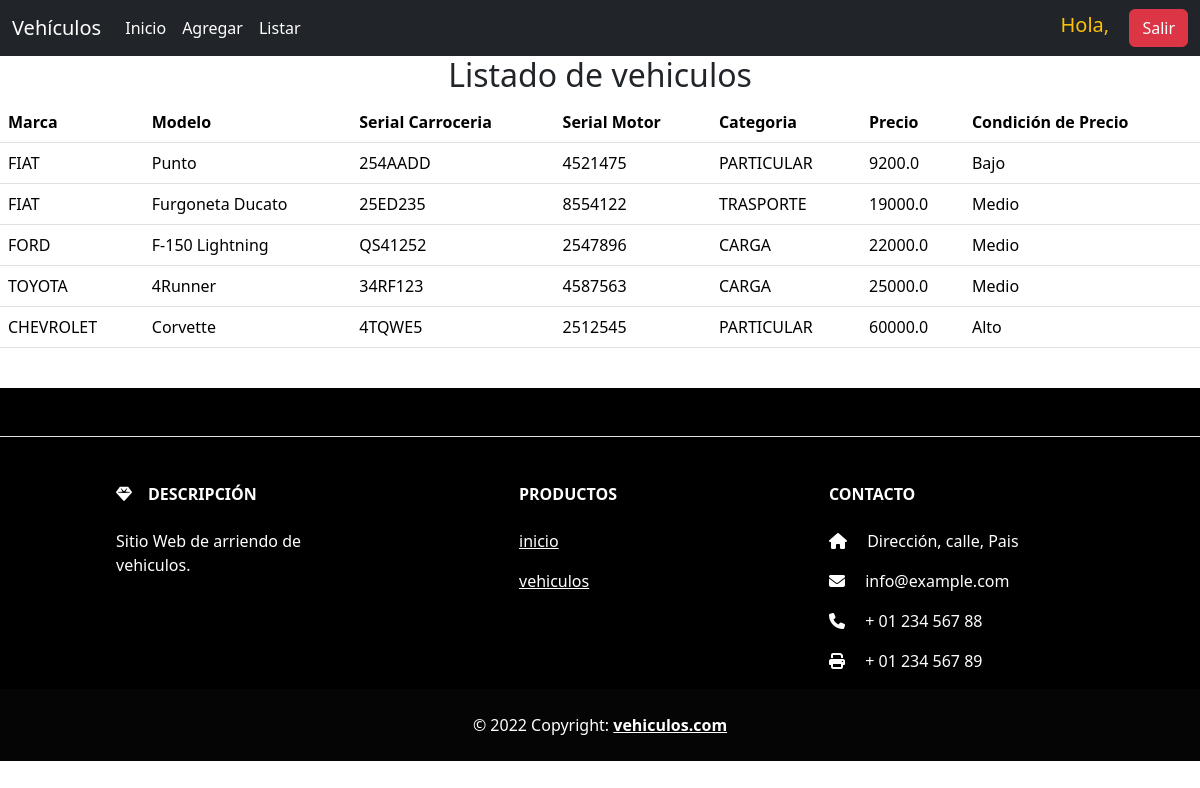
The page /vehiculo/list/ (signed in) on the database its author committed.
### vehiculo/models.py (models this page shows, shortened)
class Vehiculo(models.Model):
  MARCA = (
      ('FIAT', 'Fiat'),
      ('FORD', 'Ford'),
      ('CHEVROLET', 'Chevrolet'),
      ('TOYOTA', 'Toyota'),
  )
  CATEGORIA = (
      ('PARTICULAR', 'Particular'),
      ('TRASPORTE', 'Transporte'),
      ('CARGA', 'Carga'),
  )
  marca = models.CharField(max_length=20, choices=MARCA, default='FORD')
  modelo = models.CharField(max_length=100)
  serial_carroceria = models.CharField(max_length=50)
  serial_motor = models.CharField(max_length=50)
  categoria = models.CharField(max_length=20, choices=CATEGORIA, default='PARTICULAR')
  precio = models.FloatField()
  f_creacion = models.DateTimeField(auto_now_add=True)
  f_modificado = models.DateTimeField(auto_now = True)
  class Meta:
     permissions = ( ("vizualizar_catalogo", "Visualizar Catalogo de Vehiculos"),)

### vehiculo/views.py (the view)
# urls.py: path('vehiculo/list/', vehiculolist_view, name="vehiculo_list"),
@login_required
def vehiculolist_view(request):
    if not request.user.has_perm('vehiculo.visualizar_catalogo'):
        messages.warning(request, 'No posees los permisos para acceder a este recurso!')
        return HttpResponseRedirect('/')
    lista_vehiculos = Vehiculo.objects.all()
    context = { "vehiculo_list": lista_vehiculos }
    return render(request, "vehiculo_list.html", context)

### vehiculo/templates/vehiculo_list.html
{% extends 'base.html' %}
{% block content %}
<div class="container">
 <h2> Listado de vehiculos </h2>
</div>
 <table class="table">
    <thead>
        <tr>
            <th scope="col">Marca</th>
            <th scope="col">Modelo</th>
            <th scope="col">Serial Carroceria</th>
            <th scope="col">Serial Motor</th>
            <th scope="col">Categoria</th>
            <th scope="col">Precio</th>
            <th scope="col">Condición de Precio</th>
        </tr>
    </thead>
    <tbody>
    {% for vehiculo in vehiculo_list %}
        <tr>
            <td>{{ vehiculo.marca }}</td>
            <td>{{ vehiculo.modelo }}</td>
            <td>{{ vehiculo.serial_carroceria }}</td>
            <td>{{ vehiculo.serial_motor }}</td>
            <td>{{ vehiculo.categoria }}</td>
            <td>{{ vehiculo.precio }}</td>
            {% if vehiculo.precio >= 0 and vehiculo.precio < 10000 %}
                <td>Bajo</td>
            {% elif vehiculo.precio >= 10000 and vehiculo.precio < 30000 %}
                <td>Medio</td>
            {% elif vehiculo.precio > 30000 %}
                <td>Alto</td>
            {% else %}
                <td>Negativo</td>
            {% endif %}
        </tr>
    {% endfor %}
    </tbody>
</table>
</div>
{% endblock %}

### vehiculo/templates/base.html (shortened to what this page needs)
<!doctype html>
<html lang="en">
<head>
  <link href="https://cdn.jsdelivr.net/npm/bootstrap@5.3.3/dist/css/bootstrap.min.css" rel="stylesheet"
>
  <link rel="stylesheet" href="https://cdnjs.cloudflare.com/ajax/libs/font-awesome/6.5.2/css/all.min.css"
 />
  {% load static %}
  <link rel="stylesheet" href="{% static 'css/styles.css' %}">
</head>
<body>
  <header>
    {% include 'header.html' %}
  </header>
<div class="content-container">
  <main>
    {% block content %}
    {% endblock %}
  <footer>
    {% include 'footer.html' %}
  </footer>
</body>
</html>

### vehiculo/templates/header.html (shortened to what this page needs)
<nav class="navbar navbar-expand-lg bg-dark text-white">
  <div class="container-fluid">
    <a class="navbar-brand text-white" href="#">Vehículos</a>
    <div class="collapse navbar-collapse" id="navbarSupportedContent">
      <ul class="navbar-nav me-auto mb-2 mb-lg-0">
        {% if user.is_authenticated %}
        <li class="nav-item">
          <a class="nav-link active text-white" aria-current="page" href="{% url 'index' %}">Inicio</a>
        </li>
        {% endif %}
        {% if user.is_authenticated and perms.vehiculo.add_vehiculo %}
        <li class="nav-item">
          <a class="nav-link text-white" href="{% url 'vehiculo_add' %}">Agregar</a>
        </li>
        {% endif %}
        {% if user.is_authenticated %}
        <li class="nav-item">
          <a class="nav-link text-white" href="{% url 'vehiculo_list' %}">Listar</a>
        </li>
        {% endif %}
      </ul>
      <ul class="navbar-nav">
      {% if user.is_authenticated %}
      <li class="nav-item">
        <form action="{% url 'logout' %}" method="post">
          <label class="fs-5 text-warning me-3">Hola, {{ user.first_name }} </label>
          <button class="btn btn-danger" type="submit">Salir</button>
        </form>
      </li>
      {% endif %}
    </ul>
    </div>
  </div>
</nav>

### vehiculo/templates/footer.html
<footer class="text-center text-lg-start bg-black text-white">
   <div class="">
    <section class="d-flex justify-content-center justify-content-lgbetween p-4 border-bottom">
    </section>
    <section class="container">
    <div class="container text-center text-md-start mt-5">
    <div class="row mt-3">
        <div class="col-md-3 col-lg-4 col-xl-3 mx-auto mb-4">
        <h6 class="text-uppercase fw-bold mb-4">
        <i class="fas fa-gem me-3 text-grayish"></i>Descripción
        </h6>
        <p>
        Sitio Web de arriendo de vehiculos.
        </p>
        </div>
        <div class="col-md-2 col-lg-2 col-xl-2 mx-auto mb-4">
        <h6 class="text-uppercase fw-bold mb-4">
        Productos
        </h6>
        <p>
        <a href="{% url 'index' %}" class="text-reset">inicio</a>
        </p>
        <p>
         <a href="" class="text-reset">vehiculos</a>
        </p>
        </div>
        <div class="col-md-4 col-lg-3 col-xl-3 mx-auto mb-md-0 mb-4">
        <h6 class="text-uppercase fw-bold mb-4">Contacto</h6>
        <p><i class="fas fa-home me-3 text-grayish"></i> Dirección,
       calle, Pais</p>
        <p>
        <i class="fas fa-envelope me-3 text-grayish"></i>
        info@example.com
        </p>
        <p><i class="fas fa-phone me-3 text-grayish"></i> + 01 234 567
       88</p>
        <p><i class="fas fa-print me-3 text-grayish"></i> + 01 234 567
       89</p>
        </div>
        </div>
        </div>
        </section>
        <div class="text-center p-4" style="background-color: rgba(253, 219, 219, 0.025);">
        © 2022 Copyright:
        <a class="text-reset fw-bold"
       href="http://localhost:8000">vehiculos.com</a>
    </div>
    </footer>

### vehiculo/static/css/styles.css (style rules this page uses)
footer { margin-top: 40px; }
.container { text-align: center; }

### rows shown on the page
Vehiculo: marca "FIAT", modelo "Punto", serial_carroceria "254AADD", serial_motor "4521475", categoria "PARTICULAR", precio "9200.0", shows "Bajo"
Vehiculo: marca "FIAT", modelo "Furgoneta Ducato", serial_carroceria "25ED235", serial_motor "8554122", categoria "TRASPORTE", precio "19000.0", shows "Medio"
Vehiculo: marca "FORD", modelo "F-150 Lightning", serial_carroceria "QS41252", serial_motor "2547896", categoria "CARGA", precio "22000.0", shows "Medio"
Vehiculo: marca "TOYOTA", modelo "4Runner", serial_carroceria "34RF123", serial_motor "4587563", categoria "CARGA", precio "25000.0", shows "Medio"
Vehiculo: marca "CHEVROLET", modelo "Corvette", serial_carroceria "4TQWE5", serial_motor "2512545", categoria "PARTICULAR", precio "60000.0", shows "Alto"
